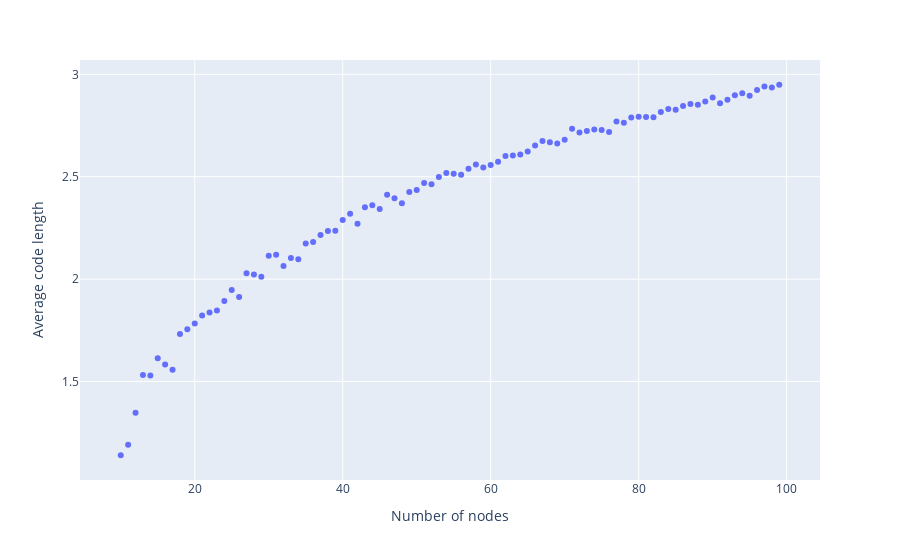

Source (notebook cell):
### Code cell
px.scatter(x=n_space, y=avg_code_lengths, labels={'x': 'Number of nodes', 'y': 'Average code length'})

### Figure 1 — Plotly figure (JSON) as saved in the notebook; plotly's stock layout.template omitted (floating-point values rounded to 4 significant figures)
{"data": [{"hovertemplate": "Number of nodes=%{x}<br>Average code length=%{y}<extra></extra>", "legendgroup": "", "marker": {"color": "#636efa", "symbol": "circle"}, "mode": "markers", "name": "", "orientation": "v", "showlegend": false, "type": "scatter", "x": [10, 11, 12, 13, 14, 15, 16, 17, 18, 19, 20, 21, 22, 23, 24, 25, 26, 27, 28, 29, 30, 31, 32, 33, 34, 35, 36, 37, 38, 39, 40, 41, 42, 43, 44, 45, 46, 47, 48, 49, 50, 51, 52, 53, 54, 55, 56, 57, 58, 59, 60, 61, 62, 63, 64, 65, 66, 67, 68, 69, 70, 71, 72, 73, 74, 75, 76, 77, 78, 79, 80, 81, 82, 83, 84, 85, 86, 87, 88, 89, 90, 91, 92, 93, 94, 95, 96, 97, 98, 99], "xaxis": "x", "y": [1.14, 1.191, 1.347, 1.532, 1.529, 1.613, 1.583, 1.557, 1.732, 1.756, 1.784, 1.823, 1.837, 1.847, 1.893, 1.946, 1.913, 2.028, 2.022, 2.012, 2.114, 2.119, 2.064, 2.103, 2.097, 2.174, 2.181, 2.215, 2.235, 2.236, 2.289, 2.319, 2.271, 2.351, 2.36, 2.343, 2.412, 2.394, 2.37, 2.425, 2.435, 2.469, 2.463, 2.499, 2.519, 2.514, 2.509, 2.538, 2.56, 2.545, 2.557, 2.572, 2.601, 2.604, 2.609, 2.623, 2.652, 2.674, 2.669, 2.663, 2.68, 2.734, 2.716, 2.723, 2.73, 2.728, 2.718, 2.769, 2.763, 2.789, 2.792, 2.792, 2.791, 2.816, 2.83, 2.827, 2.845, 2.855, 2.852, 2.868, 2.886, 2.858, 2.875, 2.898, 2.907, 2.896, 2.923, 2.941, 2.935, 2.949], "yaxis": "y"}], "layout": {"legend": {"tracegroupgap": 0}, "margin": {"t": 60}, "xaxis": {"anchor": "y", "domain": [0, 1], "title": {"text": "Number of nodes"}}, "yaxis": {"anchor": "x", "domain": [0, 1], "title": {"text": "Average code length"}}}}
